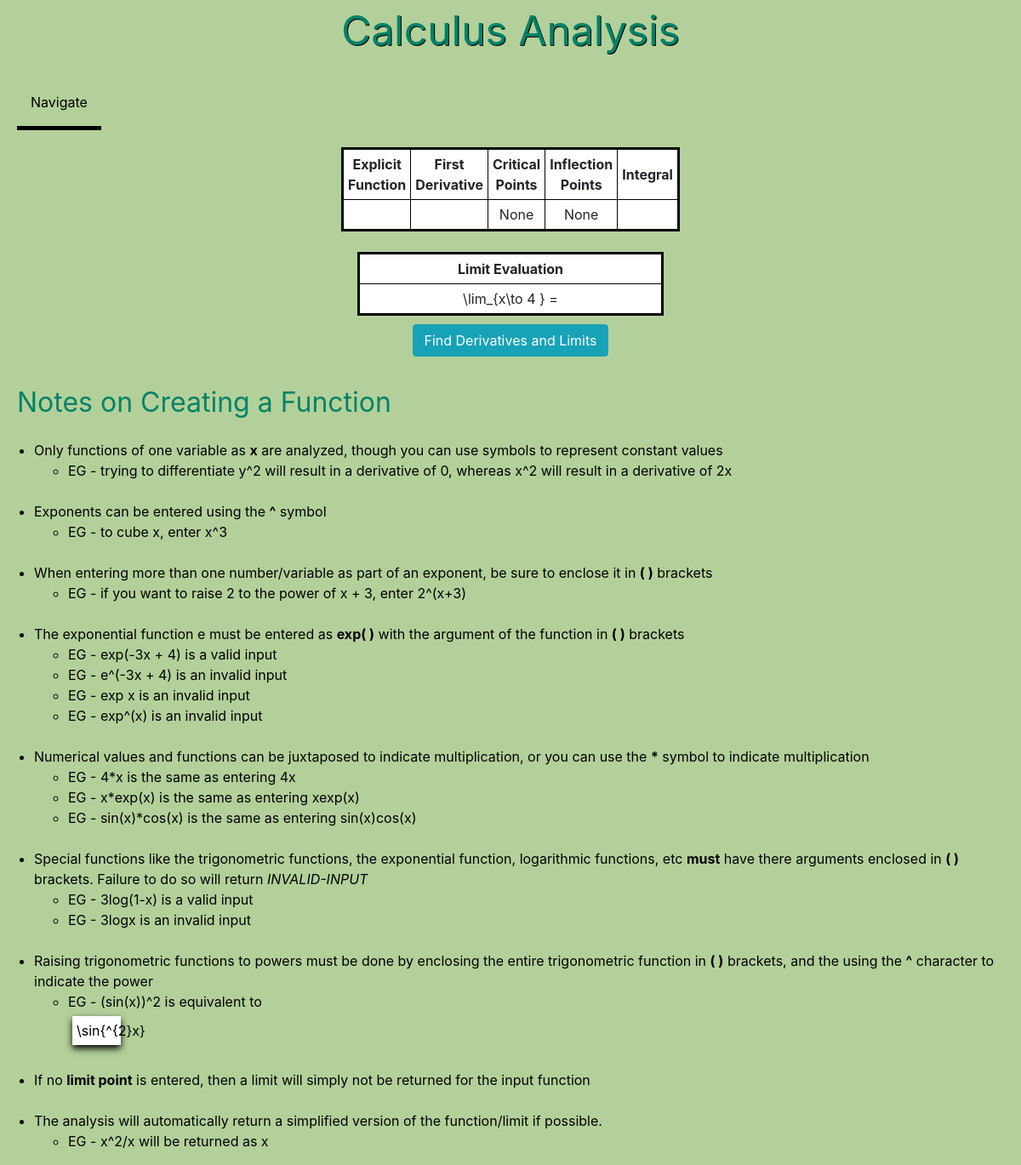
/calculus_tool/, run on an earlier commit of the app's database.
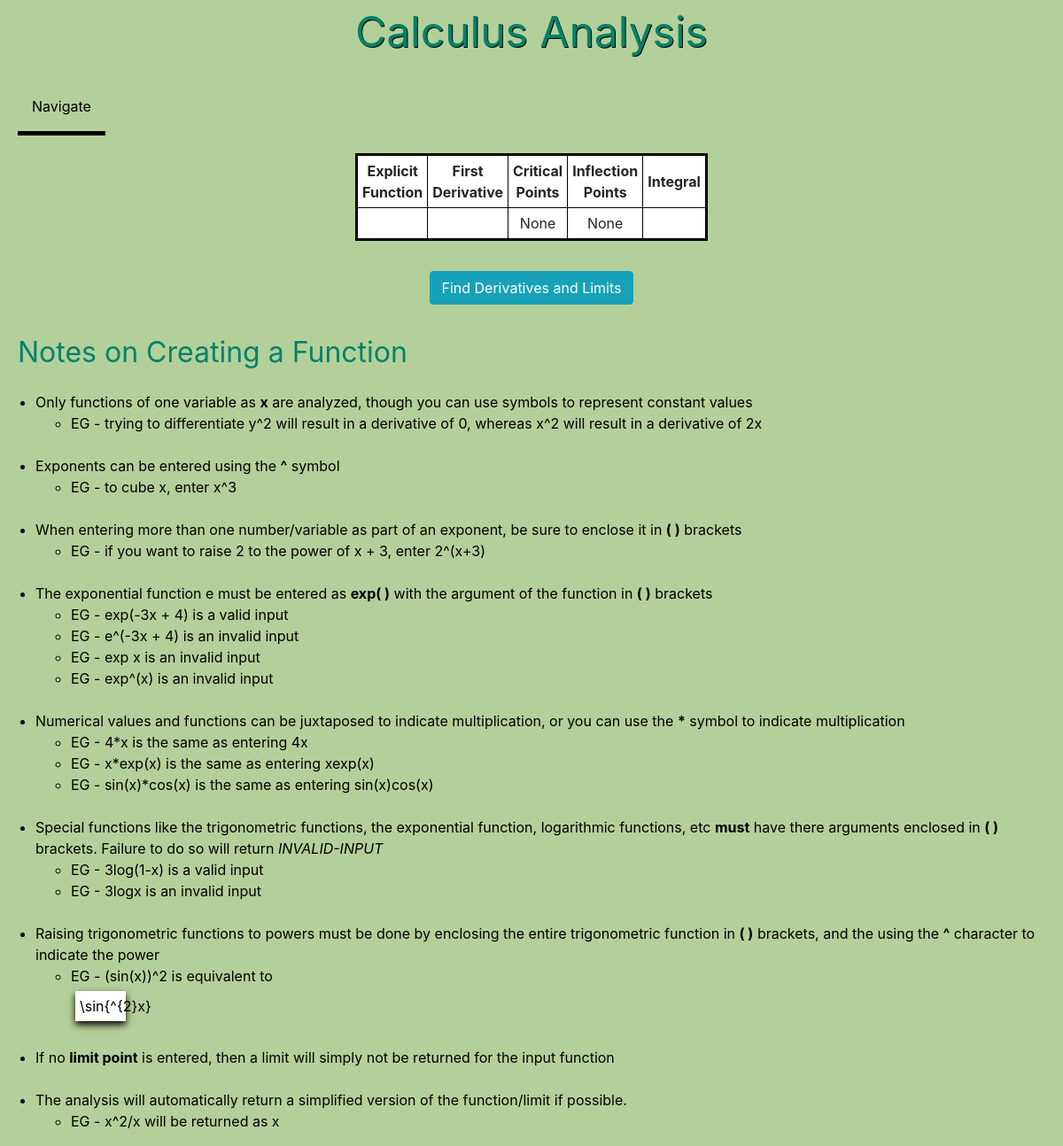
And on a later commit of the database.
### calctool/models.py (models this page shows, shortened)
class Function(models.Model):
    equation = models.CharField(max_length=100)
    limit_point = models.CharField(max_length=10,blank=True)

### calctool/views.py (the view)
# urls.py: path('calculus_tool/',FunctionListView.as_view(),name='calculus_tool'),
class FunctionListView(ListView):
    model = Function
    template_name = 'calctool/calculus_tool.html'
    context_object_name = 'equations'

### calctool/templatetags/calctool_tags.py (called while the page is built)
@register.simple_tag
def latex_function(function):
    function = function.replace('^','**')
    for char in [chr(i) for i in range(48,58)]:
        function = function.replace('{}x'.format(char),'{}*x'.format(char))
        for f in ['sqrt','exp','ln','log','sin','cos','tan','sec','csc','cot','(']:
            function = function.replace('{}{}'.format(char,f),'{}*{}'.format(char,f))
            function = function.replace('x{}'.format(f),'x*{}'.format(f))
            function = function.replace('){}'.format(f),')*{}'.format(f))
    try:
        latex(sympy.simplify(function))
        validate = True
    except:
        validate = False
    if validate == True:
        return latex(sympy.simplify(function))
    else:
        return 'Invalid-Input'

### calctool/templates/calctool/calculus_tool.html (shortened to what the changed rows need)
<!DOCTYPE html>
<html>
<html lang="en">
  <head>
    <link rel="stylesheet" href="https://maxcdn.bootstrapcdn.com/bootstrap/4.0.0/css/bootstrap.min.css">
  </head>
<body style="background-color:#b4d09a;">
{% load calctool_tags %}
{% if request.user.is_superuser %}
<table style="background-color:#ffffff" width=30% align='center'>
	<tr>
		<th><center>Explicit Function</center></th>
		<th><center>First Derivative</center></th>
		<th><center>Critical Points</center></th>
		<th><center>Inflection Points</center></th>
		<th><center>Integral</center></th>
		<th><center>View Function</center></th>
	</tr>
	{% for f in equations %}
	<tr>
		{% latex_function f.equation as prettyfunc %}
		<td>
		<div lang="latex" align='center'>
		{{prettyfunc}}
		</div>
		</td>
		{%  derivative f.equation as fprime %}
		<td>
		<div lang="latex" align='center'>
		{{fprime}}
		</div>
		</td>
		{% critpoints f.equation as cps %}
		<td>
		<div lang="latex" align='center'>
		{{cps}}
		</div>
		</td>
		{% infpoints f.equation as ips %}
		<td>
		<div lang="latex" align='center'>
		{{ips}}
		</div>
		</td>
		{% integral f.equation as F %}
		<td>
		<div lang="latex" align='center'>
		{{F}}
		</div>
		</td>
		<td><a href='{% url 'function-detail' f.id %}'>View Function</a></td>
	</tr>
	{% endfor %}
</table>
{% else %}
{% for f in equations %}
	{% if forloop.last %}
<table style="background-color:#ffffff" width=30% align='center'>
	<tr>
		<th><center>Explicit Function</center></th>
		<th><center>First Derivative</center></th>
		<th><center>Critical Points</center></th>
		<th><center>Inflection Points</center></th>
		<th><center>Integral</center></th>
	</tr>
	<tr>
		{% latex_function f.equation as prettyfunc %}
		<td>
		</td>
		{%  derivative f.equation as fprime %}
		<td>
		</td>
		{% critpoints f.equation as cps %}
		<td>
		<div lang="latex" align='center'>
		{{cps}}
		</div>
		</td>
		{% infpoints f.equation as ips %}
		<td>
		<div lang="latex" align='center'>
		{{ips}}
		</div>
		</td>
		{% integral f.equation as F %}
		<td>
		</td>
	</tr>
</table>
<br>
			{% latex_function f.equation as prettyfunc %}
			{% if f.limit_point == "" %}
			{% else %}
		<table style="background-color:#ffffff" width=30% align='center'>
			<tr>
				<th><center>Limit Evaluation</center></th>
			</tr>
			<tr>
				<td><center>
					<div lang="latex" align='center'>
					\lim_{x\to {{f.limit_point}} } {{prettyfunc}} = {{L}}
					</div>
				</center></td>
		</table>
			{% endif %}
		{% endif %}
	{% endfor %}
{% endif %}
</body>
</html>

What changed in the data, as far as the page shows it:
no longer on this page (row unchanged): Function: cps "None", ips "None", limit_point "4"
added Function: cps "None", ips "None"
